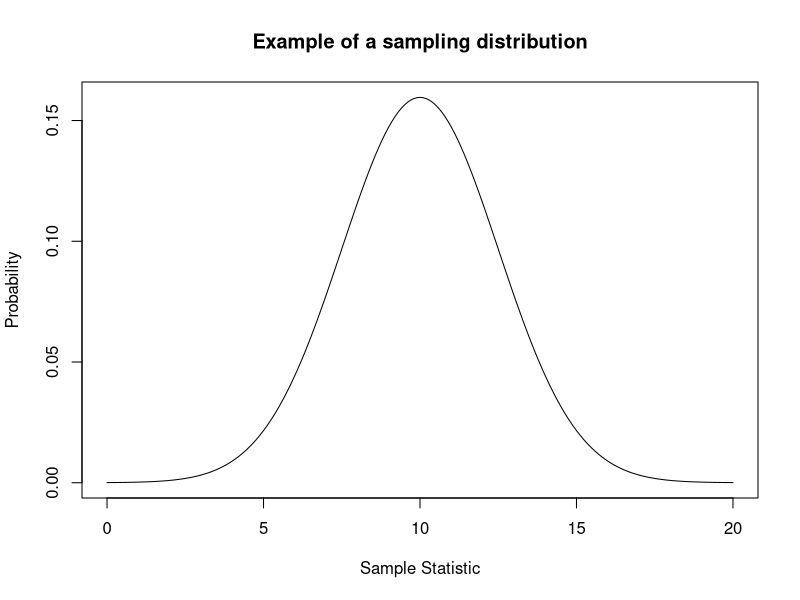
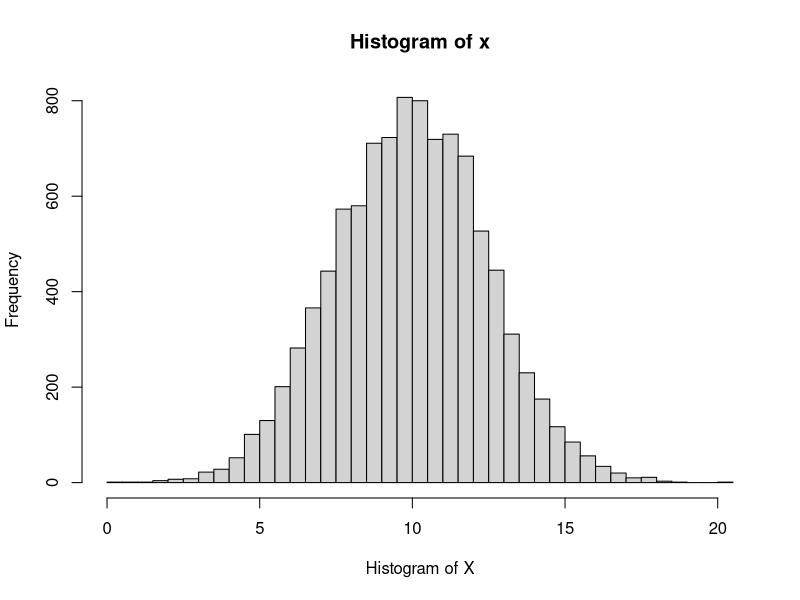
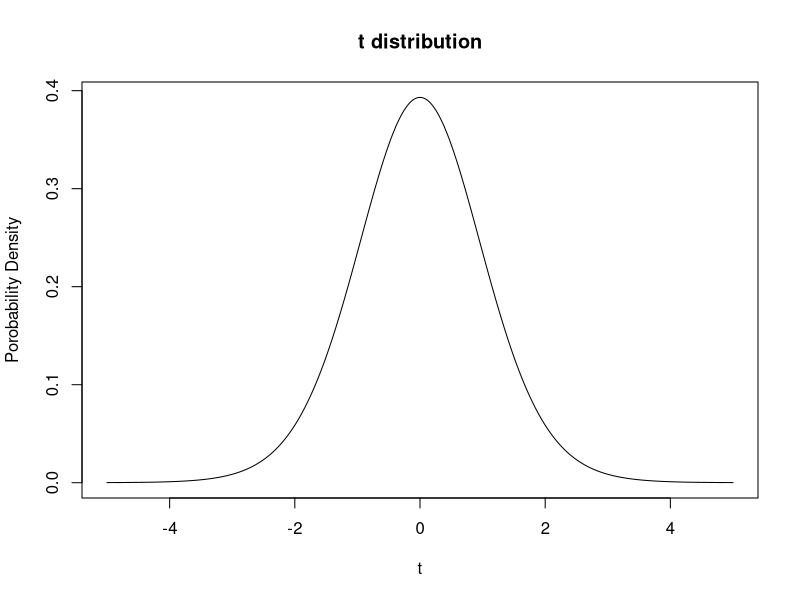
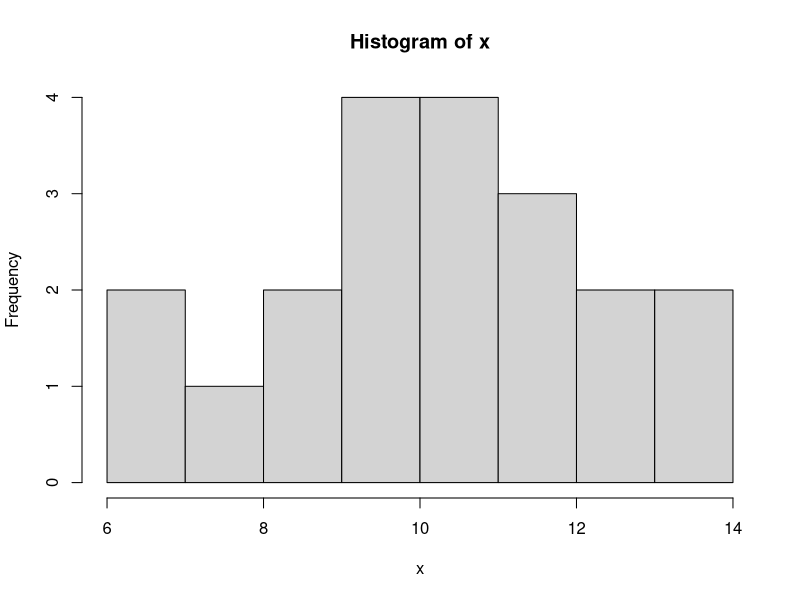
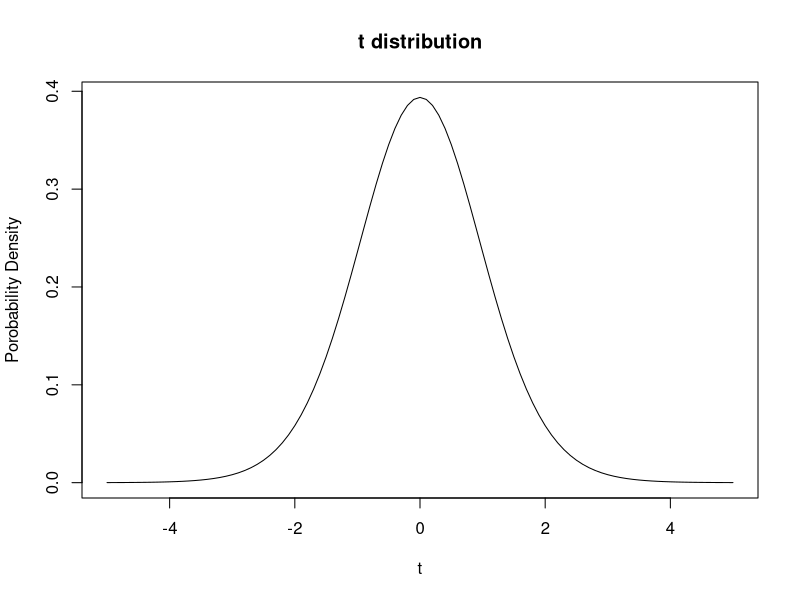
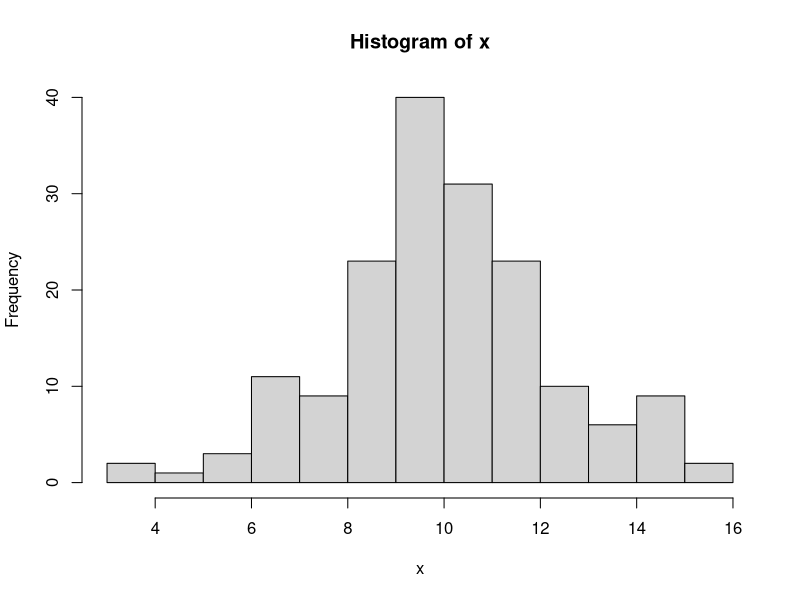
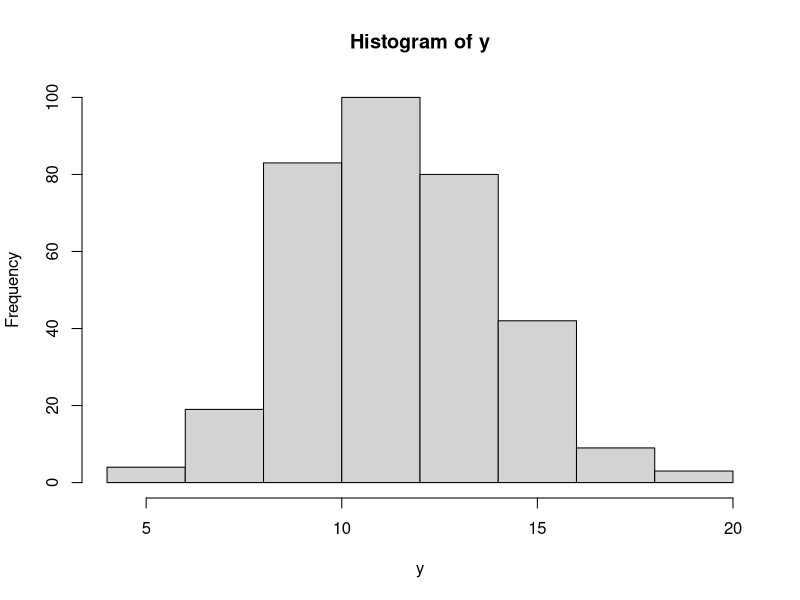
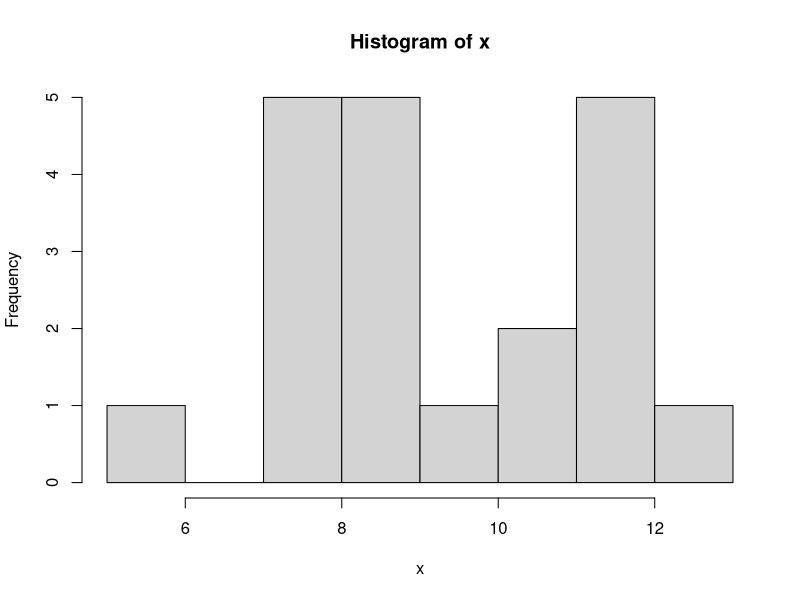

The R script that drew these images, in order:
## ---- chunk 1
# lets create a super basic normal distribution to represent a sampling distribution.
# the mean of our distribution will be 10 and the standard deviation will be 2.5. 
x <- seq(0, 20, by = .1)
y <- dnorm(x, mean = 10, sd = 2.5)

# now we plot the distribution using plot(). 
plot(x,y,type='l', main="Example of a sampling distribution", ylab='Probability',
     xlab='Sample Statistic')

# Now lets draw a single sample from an identical sampling distribution using the rnorm function
# If you are not familiar with rnorm, try running help(rnorm) and see what comes up. Store this sample in
# a variable called sample
help(rnorm)
x = rnorm(1, mean=10, sd=2.5)
print(x)

#Now lets draw 5000 samples from an idential distribution and see what they look like using the 
#hist() function. Try help(hist) if stuck.
x = rnorm(10000, mean=10, sd=2.5)
hist(x, breaks=30, xlab="Histogram of X")
## ---- chunk 2
#What does our t distribution look like?
x=seq(-5,5,by=0.001)
tdistr=dt(x,17)
plot(x,tdistr,type="l",main="t distribution",xlab="t",ylab="Porobability Density") 

# Look at the plot, and then append the code below to your plot to create a rejection region. 
# + polygon(c(x[x>=1.73], max(x), 1.73), c(tdistr[x>=1.73], 0, 0), col="red") #


## ---- chunk 3
# First set the sample size we are going to use when we draw our sample. Let's do a sample size of 20 and
# call the variable n
n=20

# Create a sample to use via the rnorm command. Call this variable "sample".
# Give it a mean of 10 and a standard deviation of 2.5
# plot it in a histogram using hist()
x=rnorm(n, mean=10, sd=2.5)

hist(x)

#Quickly remake the t distribution, by copying the code we used last time. 
tdistr=dt(seq(-5,5,by=.1),n-1)
plot(seq(-5,5,by=.1),tdistr,type="l",main="t distribution",xlab="t",ylab="Porobability Density")

# what's our t value and where is it on the distribution?  What do you predict for the result of
# the test?
obs_t=(mean(x)-10)/(sd(x)/sqrt(length(x)))

# R's t test function is called t.test. run help(t.test) to get a feel for the function 

# do the t.test:
# remember, the mean of our null is 10 and we want to a right one-sdided (greater than) test
t.test(x,mu=10,alternative="g")

# There are a lot of outputs, but for our purposes we want to focus on 
# the p-value. 
## ---- chunk 4
N_iter=20000
h_out=0
alpha=0.05
for (i in 1:N_iter){
  x=rnorm(n, mean=10, sd=2.5)
  p=t.test(x,mu=10,alternative="g")[["p.value"]]
  if (p < alpha){
  h_out=h_out+1
  }
  }
# So what's the rate of type I error?

h_out/N_iter

# It should be close to our significance level!  If H0 is true and we
# reject the Null we are out in the tail of distribution by chance.  And
# alpha is the probability of that!

# Ok that's all for now.  Go back to slides.
## ---- chunk 5
# first make 2 large samples using rnorm again. lets say 200 and 400 samples each. 
# Call the variables x and y.The mean of x will be 10 and the mean of y will be 11. 
# set the standard deviation to 2.5 
x=rnorm(170, mean=10, sd=2.5)
y=rnorm(340, mean=11, sd=2.5)

# Look at them using hist().

hist(x)
hist(y)

# very cute, but let's reduce the number of data points to make this a
# little more messy, I mean realistic. Lets do sample sizes of x = 20 and y = 40 (same sd).

x=rnorm(20, mean=10, sd= 2.5)
y=rnorm(40, mean=11, sd=2.5)

# Look at them.

hist(x)
hist(y)
## ---- chunk 6
# Here I made the variances equal.  In practice if we are using a two
# sample t test and allowing ourselves to assume equal variances then we
# compute what is called the pooled standard deviation.  

sp=((length(x)-1)*sd(x)^2+(length(y)-1)*sd(y)^2)/(length(x)+length(y)-2)
sp=sqrt(sp)

# and then we need to think about our H0 for a moment.

# let's say our H0 is that the population means are equal.  ie mu1=mu2.  So
# we can calculate our t statistic as follows:
  
obs_t=(mean(x)-mean(y))/sqrt((sp^2)/length(x)+(sp^2)/length(y))

# Now we need to think about our Ha.  Let's say we thought it might be the
# case that mu1 < mu2, That means our t stat would be out there in the left
# tail of the distribution.  Think about an extreme case where we would feel confident
# in saying mu1 < mu2.  Imagine mu1 was 0 and
# mu2 was 1000.  If the samples were large and xbar ~mu1 and ybar ~mu2 then
# tstat would be large and negative! This means to the left.

# ok so what does our t distribution look like?  Where does our observed
# value of t land?  What does that imply for our testing?

tdistr=dt(seq(-5,5,by=.1),length(x)+length(y)-2)
plot(seq(-5,5,by=.1),tdistr,type="l",main="t distribution, 2 samp test example",xlab="",ylab="")

# Ok now use the t.test to confirm our suspicions. look through the help file and figure out how to set 
# the variances as equal

t.test(x,y,var.equal=TRUE, alternative="l")

# Note the test can also be done without assuming the variances are equal

# In this case the t stat is a bit easier to calculate, just as we had in
# the presentation.  No pooled sd.  However this test is less accurate than 
# a testmade with the assumption of equal variances.
t.test(x,y,var.equal=FALSE, alternative="l")

# Due to this approximation the test stat is only approximately t
# distributed so you only get approximately alpha significance.

# back to slides for a moment
## ---- chunk 7
# ok we need two samples again. Let's call them x and y again. 
# set both sample sizes to 200 this time.set the mean of one of x to 10 and the mean of y to 11. 
# standard deviation for both is 2.5

x=rnorm(n, mean=10, sd=2.5)
y=rnorm(n, mean=11, sd=2.5)

# ok, so what are our diffs? does the order matter? x-y? y-x? Check at the end to see 
# if your results make sense. 
  
the_diffs=x-y

# What's our H0.  Let's say it is that the means are equal again.

# what's our t stat?

obs_t=mean(the_diffs)/(sd(the_diffs)/sqrt(length(the_diffs)))

# what does our t distribution look like? Where is our observed t value?
# What's the likely outcome of our test?

tdistr=dt(seq(-5,5,by=.1),length(the_diffs)-1)
plot(seq(-5,5,by=.1),tdistr,type="l",main="t distribution, paired test example",xlab="",ylab="")

# What's our Ha?  Let's say that it is mu1<mu2, so we need to look at a
# rejection region in the left tail of the distribution.

# ok do the test.  it's t.test again but this time we are going to specify that they are paired. 

t.test(x,y,paired=TRUE, alternative="l")
